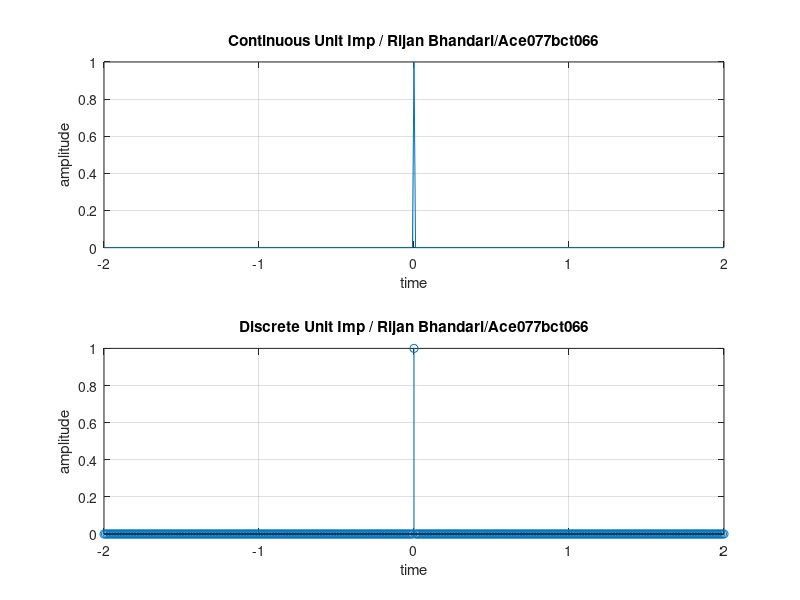

Write the MATLAB code that produced this figure.
clc;
close all;
clear all;
i = 1
for t = -2 : 0.01 : 2
    if(t==0)
        x(i)=1;
    else
        x(i)=0;
    end;
    i = i + 1;
end;

t = -2: 0.01 : 2;
subplot(2,1,1);
plot(t,x );
xlabel('time');
ylabel('amplitude');
title('Continuous Unit Imp / Rijan Bhandari/Ace077bct066')
grid on;

i = 1
for t = -2 : 0.01 : 2
    if(t==0)
        x(i)=1;
    else
        x(i)=0;
    end;
    i = i + 1;
end;

t = -2: 0.01 : 2;
subplot(2,1,2);
stem(t,x);
xlabel('time');
ylabel('amplitude');
title('Discrete Unit Imp / Rijan Bhandari/Ace077bct066')
grid on;